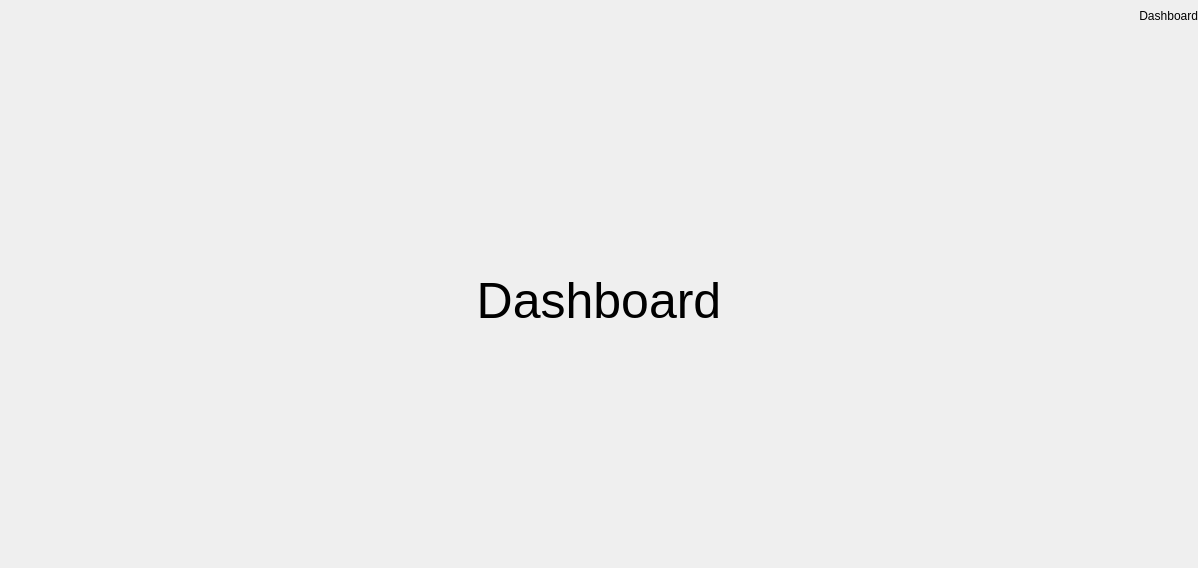
<?xml version="1.0" encoding="UTF-8"?>
<ui version="4.0">
 <class>Page</class>
 <widget class="QWidget" name="Page">
  <property name="geometry">
   <rect>
    <x>0</x>
    <y>0</y>
    <width>1198</width>
    <height>568</height>
   </rect>
  </property>
  <property name="sizePolicy">
   <sizepolicy hsizetype="Preferred" vsizetype="Preferred">
    <horstretch>0</horstretch>
    <verstretch>0</verstretch>
   </sizepolicy>
  </property>
  <property name="windowTitle">
   <string>Form</string>
  </property>
  <property name="styleSheet">
   <string notr="true"/>
  </property>
  <layout class="QVBoxLayout" name="verticalLayout">
   <property name="spacing">
    <number>0</number>
   </property>
   <property name="leftMargin">
    <number>0</number>
   </property>
   <property name="topMargin">
    <number>0</number>
   </property>
   <property name="rightMargin">
    <number>0</number>
   </property>
   <property name="bottomMargin">
    <number>0</number>
   </property>
   <item alignment="Qt::AlignTop">
    <widget class="QWidget" name="pageHeader" native="true">
     <property name="minimumSize">
      <size>
       <width>0</width>
       <height>0</height>
      </size>
     </property>
     <property name="maximumSize">
      <size>
       <width>16777215</width>
       <height>16777215</height>
      </size>
     </property>
     <property name="cursor">
      <cursorShape>ArrowCursor</cursorShape>
     </property>
     <layout class="QVBoxLayout">
      <property name="spacing">
       <number>0</number>
      </property>
      <property name="leftMargin">
       <number>0</number>
      </property>
      <property name="topMargin">
       <number>0</number>
      </property>
      <property name="rightMargin">
       <number>0</number>
      </property>
      <property name="bottomMargin">
       <number>0</number>
      </property>
      <item>
       <widget class="QLabel" name="pageTitle">
        <property name="sizePolicy">
         <sizepolicy hsizetype="Expanding" vsizetype="Expanding">
          <horstretch>0</horstretch>
          <verstretch>0</verstretch>
         </sizepolicy>
        </property>
        <property name="minimumSize">
         <size>
          <width>0</width>
          <height>32</height>
         </size>
        </property>
        <property name="maximumSize">
         <size>
          <width>16777215</width>
          <height>32</height>
         </size>
        </property>
        <property name="sizeIncrement">
         <size>
          <width>0</width>
          <height>0</height>
         </size>
        </property>
        <property name="baseSize">
         <size>
          <width>0</width>
          <height>0</height>
         </size>
        </property>
        <property name="text">
         <string>Dashboard</string>
        </property>
        <property name="textFormat">
         <enum>Qt::AutoText</enum>
        </property>
        <property name="alignment">
         <set>Qt::AlignRight|Qt::AlignTrailing|Qt::AlignVCenter</set>
        </property>
        <property name="wordWrap">
         <bool>false</bool>
        </property>
        <property name="margin">
         <number>5</number>
        </property>
       </widget>
      </item>
     </layout>
    </widget>
   </item>
   <item>
    <widget class="QWidget" name="widget" native="true">
     <layout class="QVBoxLayout" name="verticalLayout_2">
      <item>
       <widget class="QLabel" name="label">
        <property name="sizePolicy">
         <sizepolicy hsizetype="Expanding" vsizetype="Expanding">
          <horstretch>0</horstretch>
          <verstretch>0</verstretch>
         </sizepolicy>
        </property>
        <property name="styleSheet">
         <string notr="true">*{
	font-size: 50px;

	
}</string>
        </property>
        <property name="text">
         <string>Dashboard</string>
        </property>
        <property name="alignment">
         <set>Qt::AlignCenter</set>
        </property>
       </widget>
      </item>
     </layout>
    </widget>
   </item>
  </layout>
 </widget>
 <resources>
  <include location="../../../resources.qrc"/>
 </resources>
 <connections/>
</ui>
